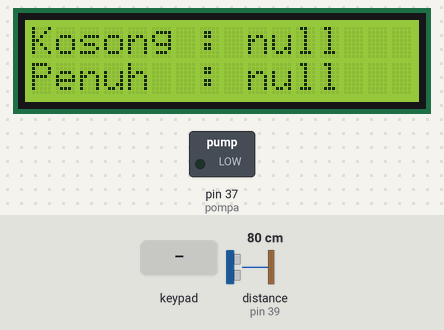
This sketch was run on a simulated Arduino Mega 2560, built with avr-gcc and run on an emulated ATmega2560. Shown: 16×2 character LCD, switched loads named in the sketch (green lamp = pin HIGH). Wiring (inferred from the names in the program): ultrasonic range finder: trigger pin 38; echo pin 39. The inputs (shaded band) are chosen by the test bench; at power-on: distance to the obstacle (sensor on pin 39) 80 cm. The echo pulse lasts 58.3 µs per cm; pins used as bus, display or sensor lines are not drawn; what the sketch prints to the serial monitor is not drawn.

Above: at 6.7 s.
6.8 s: keypad keys 3 6 3 4 3 2 3 0 # pressed 0.4 s apart
At 12.5 s:
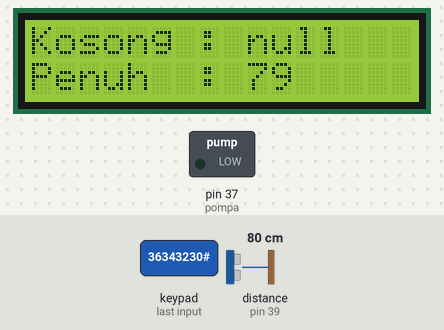
13.2 s: key '*' pressed
At 14.0 s:
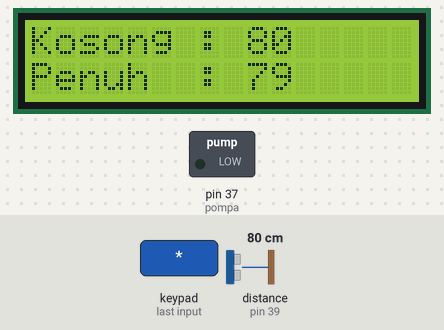
14.7 s: keypad keys 1 3 9 7 2 2 2 2 * pressed 0.4 s apart
At 15.3 s:
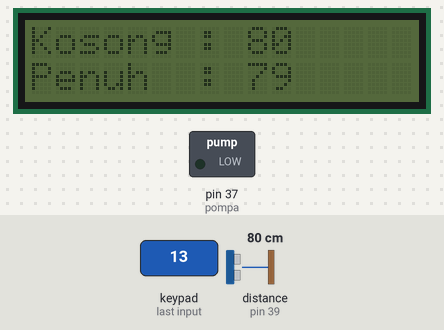
19.8 s: key '0' pressed
At 21.2 s:
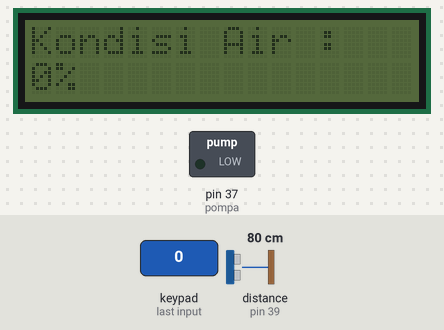
22.8 s: keypad keys 1 3 9 7 2 2 2 2 pressed 0.4 s apart
At 25.1 s:
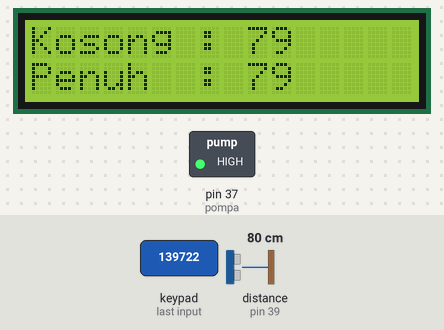
27.5 s: key '1' pressed
At 28.8 s:
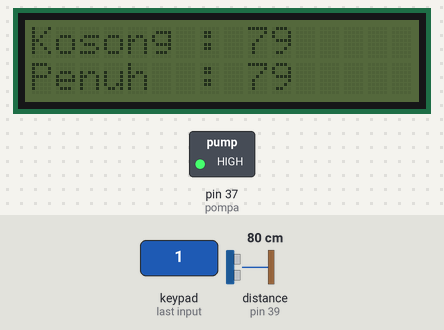
Timing chart, 0 to 30.0 s (numbered marks = the images above; inputs shaded):
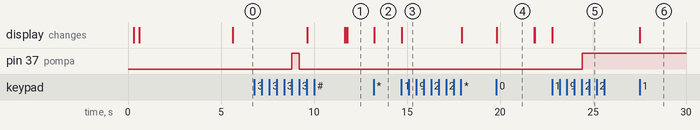

Measured:
- after the input at 6.8 s, pin 37 (pompa): LOW → HIGH after 2.0 s, → LOW 0.41 s later; the display: first changes after 2.8 s (image 1 shows a later state)
- after the input at 13.2 s, the display: changes at once (image 2)
- after the input at 14.7 s, the display: changes at once (image 3)
- after the input at 19.8 s, the display: changes at once (image 4)
- after the input at 22.8 s, pin 37 (pompa): LOW → HIGH after 1.6 s; the display: changes at once (image 5)
- after the input at 27.5 s, the display: changes at once (image 6)
- what the display in image 4 shows lasts 2.0 s, from 19.8 s to 21.8 s

The sketch:

arduino.ino
```cpp
#include <OneWire.h>
#include <LiquidCrystal_I2C.h>
#include <Keypad.h>

const int trigUltra = 38; //pin trigger ultrasound
const int echoUltra = 39; //pin echo ultrasound
const int pompa = 37; //pin pompa/relay

const byte ROWS = 4; //jumlah baris keypad
const byte COLS = 3; //jumlah kolom keypad

char keys[ROWS][COLS] = { //define bentuk keypad
  {'1','2','3'},
  {'4','5','6'},
  {'7','8','9'},
  {'*','0','#'}
};

byte rowPins[ROWS] = { 36, 34, 32, 30 }; //pin baris keypad
byte colPins[COLS] = { 28, 26, 24 }; //pin kolom keypad

LiquidCrystal_I2C lcd(0x27, 2, 1, 0, 4, 5, 6, 7, 3, POSITIVE); //init lcd

Keypad kpd = Keypad( makeKeymap(keys), rowPins, colPins, ROWS, COLS ); //init keypad

double persen;
long duration, distance, jarak;
long batasnol = -1, bataspenuh = -1, batasnolLama, bataspenuhLama;
bool lcdlampu = true;
String inputString;
char junk, inChar;
int statusPompa = 0;

void printJudul(){
	lcd.setCursor(0,0);
	lcd.print("   Auto Water   ");
	lcd.setCursor(0,1);
	lcd.print("     Filler     ");
}

void setup() {
	Serial.begin(115200);
	pinMode(trigUltra, OUTPUT);
	pinMode(echoUltra, INPUT);
	pinMode(pompa, OUTPUT);

	digitalWrite(pompa,LOW);

	lcd.begin(16,2);
	lcd.backlight();
	delay(250);
	lcd.noBacklight();
	delay(250);
	lcd.backlight();

	printJudul();
	delay(5000);

	Serial.println("setup finished");
}

void SonarSensor(int trigPin, int echoPin){
	digitalWrite(trigPin, LOW);
	delayMicroseconds(2);
	digitalWrite(trigPin, HIGH);
	delayMicroseconds(10);
	digitalWrite(trigPin, LOW);
	duration = pulseIn(echoPin, HIGH);
	distance = (duration / 2) / 29.1;
}

void nyalakanPompa(){
	statusPompa = 1;
	digitalWrite(pompa, HIGH);
}

void matikanPompa(){
	statusPompa = 0;
	digitalWrite(pompa, LOW);
}

void jalan(){
	SonarSensor(trigUltra, echoUltra);
	jarak = distance;

	if(batasnol==-1){
		lcd.setCursor(0,0);
		lcd.print("Kosong : null");
	} else {
		if(batasnol!=batasnolLama){
			lcd.clear();
			batasnolLama = batasnol;
		}
		lcd.setCursor(0,0);
		lcd.print("Kosong : ");
		lcd.print(batasnol);
	}

	if(bataspenuh==-1){
		lcd.setCursor(0,1);
		lcd.print("Penuh  : null");
	} else {
		if(bataspenuh!=bataspenuhLama){
			lcd.clear();
			bataspenuhLama = bataspenuh;
		}
		lcd.setCursor(0,1);
		lcd.print("Penuh  : ");
		lcd.print(bataspenuh);
	}

	char key = kpd.getKey();
	if(key){  // Check for a valid key.
		switch (key){
			case '*':
				batasnol = jarak;
				Serial.print("Batas Kosong : ");
				Serial.println(batasnol);
				break;
			case '#':
				bataspenuh = jarak;
				Serial.print("Batas Penuh : ");
				Serial.println(bataspenuh);
				break;
			case '0':
				lcd.clear();
				lcd.setCursor(0,0);
				lcd.print("Kondisi Air :");
				lcd.setCursor(0,1);
				lcd.print((int)persen);
				lcd.print("%");
				delay(2000);
				lcd.clear();
				break;
			case '1':
				if (lcdlampu==true){
					lcd.noBacklight();
					lcdlampu=false;
				} else {
					lcd.backlight();
					lcdlampu=true;
				}
				break;
			case '2':
				nyalakanPompa();
				break;
			case '3':
				matikanPompa();
				break;
			default:
				break;
		}
	}

	persen = (double)(jarak-batasnol)/(bataspenuh-batasnol);
	persen *= 100;

	if((int)persen>=100) {
		matikanPompa();
	}

}

void loop() {
	if (Serial.available()) {
		while (Serial.available()){
			char inChar = (char)Serial.read();
			inputString += inChar;
		}

		while (Serial.available() > 0){
			junk = Serial.read() ;
		}

		inputString.trim();

		if (inputString == "A") {
			jalan();
			Serial.print((int)persen);
			Serial.print("%");
			Serial.println(statusPompa);
		} else if (inputString == "N") {
			jalan();
			nyalakanPompa();
		} else if (inputString == "M") {
			jalan();
			matikanPompa();
		}

		inputString = "";

	} else {
		jalan();
	}

}
```
